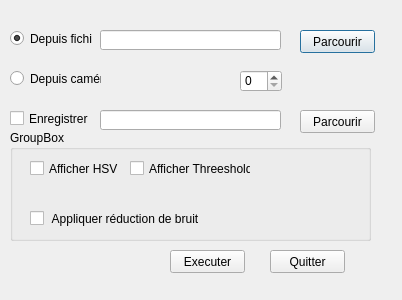
<?xml version="1.0" encoding="UTF-8"?>
<ui version="4.0">
 <class>StartTracking</class>
 <widget class="QDialog" name="StartTracking">
  <property name="geometry">
   <rect>
    <x>0</x>
    <y>0</y>
    <width>402</width>
    <height>300</height>
   </rect>
  </property>
  <property name="windowTitle">
   <string>Dialog</string>
  </property>
  <widget class="QLineEdit" name="txtSrcFile">
   <property name="geometry">
    <rect>
     <x>100</x>
     <y>30</y>
     <width>181</width>
     <height>20</height>
    </rect>
   </property>
  </widget>
  <widget class="QPushButton" name="btnParcourirIn">
   <property name="geometry">
    <rect>
     <x>300</x>
     <y>30</y>
     <width>75</width>
     <height>23</height>
    </rect>
   </property>
   <property name="text">
    <string>Parcourir</string>
   </property>
  </widget>
  <widget class="QRadioButton" name="rbFile">
   <property name="geometry">
    <rect>
     <x>10</x>
     <y>30</y>
     <width>82</width>
     <height>17</height>
    </rect>
   </property>
   <property name="text">
    <string>Depuis fichier</string>
   </property>
   <property name="checked">
    <bool>true</bool>
   </property>
  </widget>
  <widget class="QRadioButton" name="rbCamera">
   <property name="geometry">
    <rect>
     <x>10</x>
     <y>70</y>
     <width>91</width>
     <height>17</height>
    </rect>
   </property>
   <property name="text">
    <string>Depuis caméra</string>
   </property>
   <property name="checked">
    <bool>false</bool>
   </property>
  </widget>
  <widget class="QSpinBox" name="sbIndexCamera">
   <property name="geometry">
    <rect>
     <x>240</x>
     <y>70</y>
     <width>42</width>
     <height>22</height>
    </rect>
   </property>
  </widget>
  <widget class="QCheckBox" name="checkBox">
   <property name="geometry">
    <rect>
     <x>10</x>
     <y>110</y>
     <width>81</width>
     <height>17</height>
    </rect>
   </property>
   <property name="text">
    <string>Enregistrer </string>
   </property>
  </widget>
  <widget class="QLineEdit" name="txtOutFile">
   <property name="geometry">
    <rect>
     <x>100</x>
     <y>110</y>
     <width>181</width>
     <height>20</height>
    </rect>
   </property>
  </widget>
  <widget class="QPushButton" name="txtParcourirOut">
   <property name="geometry">
    <rect>
     <x>300</x>
     <y>110</y>
     <width>75</width>
     <height>23</height>
    </rect>
   </property>
   <property name="text">
    <string>Parcourir</string>
   </property>
  </widget>
  <widget class="QGroupBox" name="groupBox">
   <property name="geometry">
    <rect>
     <x>10</x>
     <y>130</y>
     <width>361</width>
     <height>111</height>
    </rect>
   </property>
   <property name="title">
    <string>GroupBox</string>
   </property>
   <widget class="QCheckBox" name="cbShowHSV">
    <property name="geometry">
     <rect>
      <x>20</x>
      <y>30</y>
      <width>91</width>
      <height>17</height>
     </rect>
    </property>
    <property name="text">
     <string>Afficher HSV</string>
    </property>
   </widget>
   <widget class="QCheckBox" name="cvReduceNoise">
    <property name="geometry">
     <rect>
      <x>20</x>
      <y>80</y>
      <width>171</width>
      <height>17</height>
     </rect>
    </property>
    <property name="text">
     <string> Appliquer réduction de bruit</string>
    </property>
   </widget>
   <widget class="QCheckBox" name="cvShowTH">
    <property name="geometry">
     <rect>
      <x>120</x>
      <y>30</y>
      <width>121</width>
      <height>17</height>
     </rect>
    </property>
    <property name="text">
     <string>Afficher Threeshold</string>
    </property>
   </widget>
  </widget>
  <widget class="QPushButton" name="btnExecuter">
   <property name="geometry">
    <rect>
     <x>170</x>
     <y>250</y>
     <width>75</width>
     <height>23</height>
    </rect>
   </property>
   <property name="text">
    <string>Executer</string>
   </property>
  </widget>
  <widget class="QPushButton" name="btnQuitter">
   <property name="geometry">
    <rect>
     <x>270</x>
     <y>250</y>
     <width>75</width>
     <height>23</height>
    </rect>
   </property>
   <property name="text">
    <string>Quitter</string>
   </property>
  </widget>
 </widget>
 <resources/>
 <connections/>
</ui>
